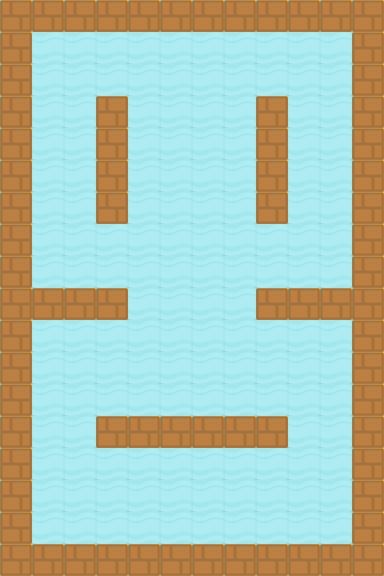

The image is a tile-based game level rendered from a .tmx file. Its description and source (layers, tilesets, objects; grid data summarised) follow:
An orthogonal 12x18 tile map with 32x32 px tiles, 2 tile layers (fundo, colisao), 2 tilesets and 9 objects.

<map version="1.2" tiledversion="1.2.4" orientation="orthogonal" renderorder="right-down" width="12" height="18" tilewidth="32" tileheight="32" infinite="0" nextlayerid="5" nextobjectid="16">
 <tileset firstgid="1" name="blocos" tilewidth="32" tileheight="32" tilecount="8" columns="2">
  <image source="../images/blocos.png" width="64" height="128" />
 </tileset>
 <tileset firstgid="9" name="blockx64" tilewidth="32" tileheight="32" tilecount="36" columns="6">
  <image source="../images/blockx64.png" width="192" height="192" />
 </tileset>
 <layer id="1" name="fundo" width="12" height="18" locked="1">
  <data>[216 cells, 216 non-empty, 1 distinct tile ids]</data>
 </layer>
 <layer id="4" name="colisao" width="12" height="18" locked="1">
  <data>[216 cells, 76 non-empty, 1 distinct tile ids]</data>
 </layer>
 <objectgroup id="2" name="colisao" visible="0" locked="1">
  <object id="1" x="1" y="3" width="382" height="29" />
  <object id="2" x="2" y="33" width="30" height="541" />
  <object id="3" x="96" y="98" width="32" height="125" />
  <object id="6" x="353" y="33" width="28" height="542" />
  <object id="8" x="255" y="97" width="31" height="125" />
  <object id="9" x="257" y="288" width="96" height="32" />
  <object id="10" x="97" y="415" width="189" height="31" />
  <object id="11" x="34" y="544" width="317" height="30" />
  <object id="15" x="36" y="289" width="91" height="31" />
 </objectgroup>
</map>
